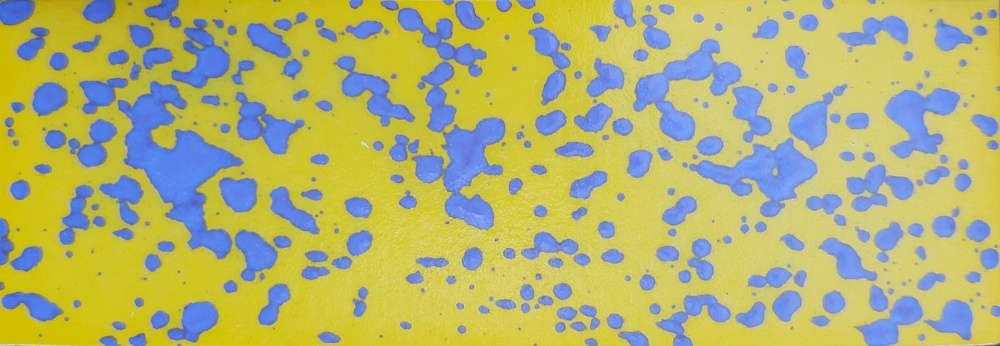
#> input picture Image_processing_project/image_4.jpeg, 1000 x 346 px, shrunk from 1600 x 553 before the run
$ jupyter execute Drip_separator_HSV.ipynb
#> lines starting #> are read from the running program, lines starting #| are printed output that depends on the picture; after the words box and inside, x2 and y2 are one past the last pixel; in counts of white or black regions, pixels touching at a corner belong together
### Drip separator project using HSV

Verify channel separation using HSV instead of BGR channels.
Verify if this approach is better than the others.

[cell 1]
import matplotlib.pyplot as plt
import numpy as np
import cv2

[cell 2]
# using image 4 because it is not as simple as the first 2 images
# use plt to to keep the image displayed in the notebook
image = cv2.imread('image_4.jpeg')
#> image is the input picture: shape (346, 1000, 3); mean B, G, R 116.4, 179.6, 178.2
example_img = image[:, :, -1]
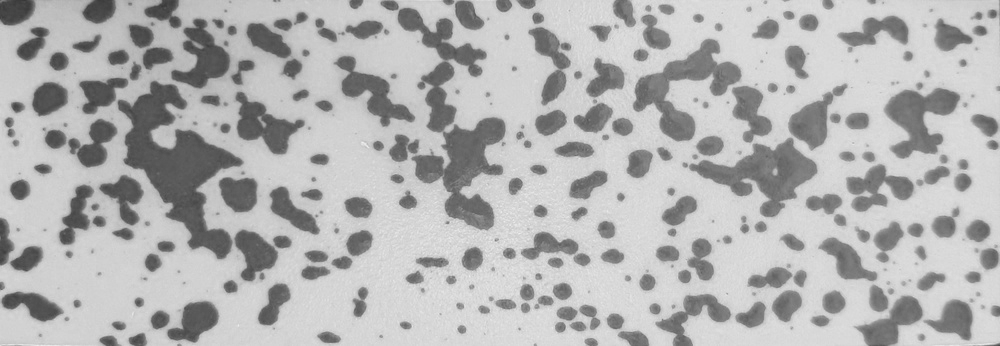
#> example_img: shape (346, 1000); min 55, max 239, mean 178.2
plt.imshow(example_img)

[cell 3]
# THIS CELL IS EXTREMELY USEFUL, TRY "SATURATION" AND "VALUE"
# CHANNELS TO COUNT THE DRIPS
# convert BGR to HSV
hsv_image = cv2.cvtColor(image, cv2.COLOR_BGR2HSV)
#> hsv_image: shape (346, 1000, 3); mean H, S, V 50.9, 142, 205.4

# separate channels
hue_channel, saturation_channel, value_channel = cv2.split(hsv_image)
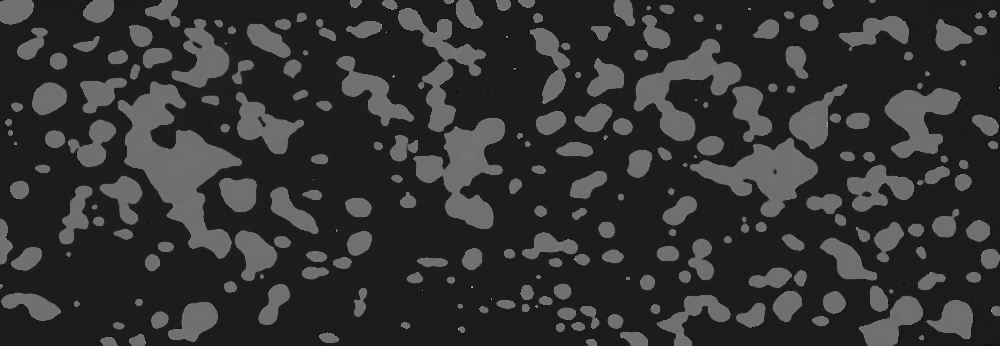
#> hue_channel: shape (346, 1000); min 0, max 173, mean 50.9
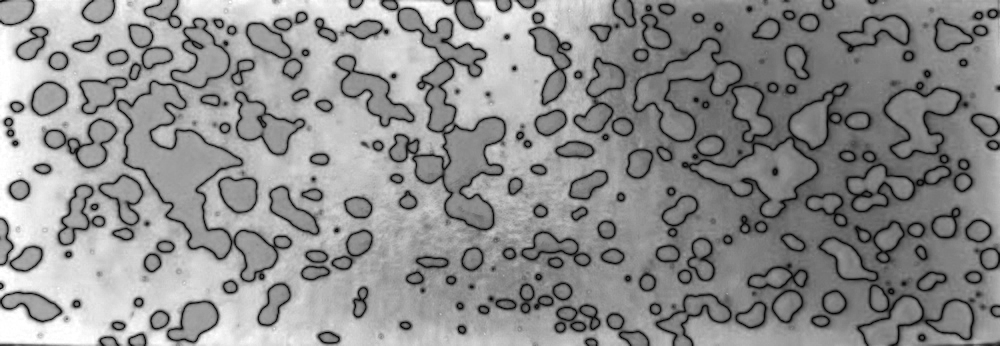
#> saturation_channel: shape (346, 1000); min 0, max 255, mean 142
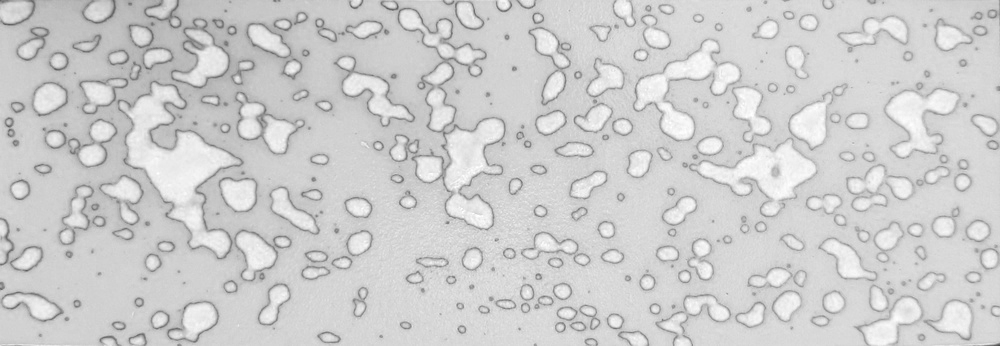
#> value_channel: shape (346, 1000); min 74, max 255, mean 205.4

# display original image and separated channels
cv2.imshow('Original Image', image)
cv2.imshow('Hue Channel', hue_channel)
cv2.imshow('Saturation Channel', saturation_channel)
cv2.imshow('Value Channel', value_channel)
cv2.waitKey(0)
cv2.destroyAllWindows()

[cell 4]
# NOTES

# watershed segmentation: https://docs.opencv.org/4.x/d3/db4/tutorial_py_watershed.html

# try using SATURATION and VALUE to find contours

# padronizar histograma localmente convolução ou por

[cell 5]
# adjust contrast by the image's mean
h, s, v = cv2.split(hsv_image)

mean_value = np.mean(v)
#> mean_value = 205.4

# adjust value channel's contrast
contrast_factor = 0.6  # adjust as needed
adjusted_value = np.clip(v * contrast_factor, 0, 255).astype(np.uint8)
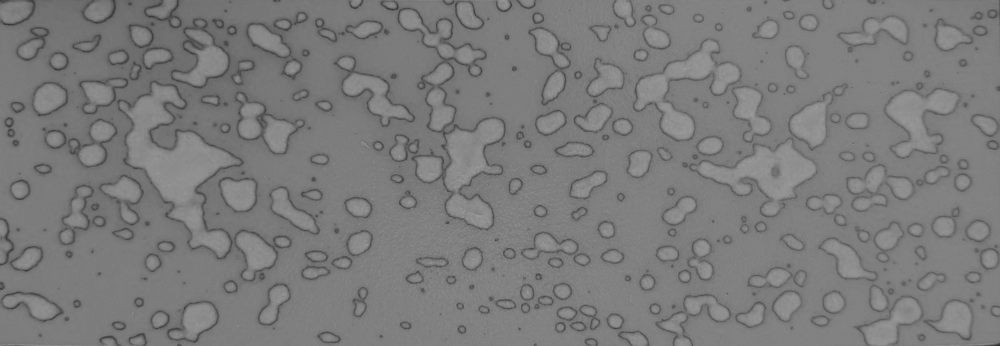
#> adjusted_value: shape (346, 1000); min 44, max 153, mean 122.8

# merge HSV channels
adjusted_hsv_image = cv2.merge([h, s, adjusted_value])
#> adjusted_hsv_image: shape (346, 1000, 3); mean H, S, V 50.9, 142, 122.8

# convert to BGR
adjusted_image = cv2.cvtColor(adjusted_hsv_image, cv2.COLOR_HSV2BGR)
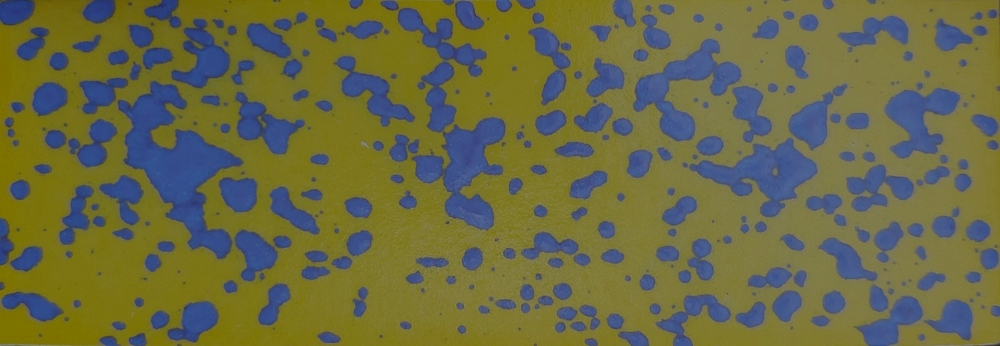
#> adjusted_image: shape (346, 1000, 3); mean B, G, R 69.3, 106.9, 106.4

cv2.imshow('Original Image', image)
cv2.imshow('Adjusted VALUE CHANNEL only', adjusted_value)
cv2.imshow('Adjusted Contrast Image', adjusted_image)
cv2.waitKey(0)
cv2.destroyAllWindows()

[cell 6]
# adjust SATURATION CHANNEL contrast
normalized_saturation = cv2.normalize(saturation_channel, None, 0, 255, cv2.NORM_MINMAX)

equalized_saturation = cv2.equalizeHist(saturation_channel)
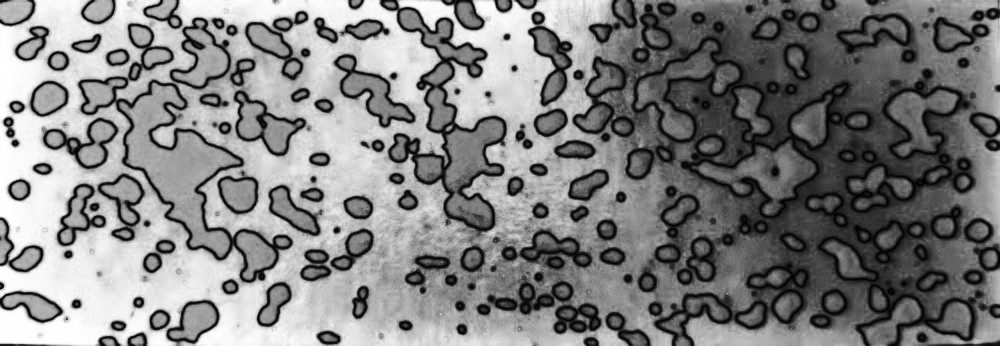
#> equalized_saturation: shape (346, 1000); min 0, max 255, mean 128.3

cv2.imshow('Original Saturation Channel', saturation_channel)
cv2.imshow('Normalized Saturation Channel', normalized_saturation)
cv2.imshow('Equalized Saturation Channel', equalized_saturation)
cv2.waitKey(0)
cv2.destroyAllWindows()

[cell 7]
# binarize adjusted_value
threshold = 100

_, binary = cv2.threshold(normalized_saturation, threshold, 255, cv2.THRESH_BINARY)
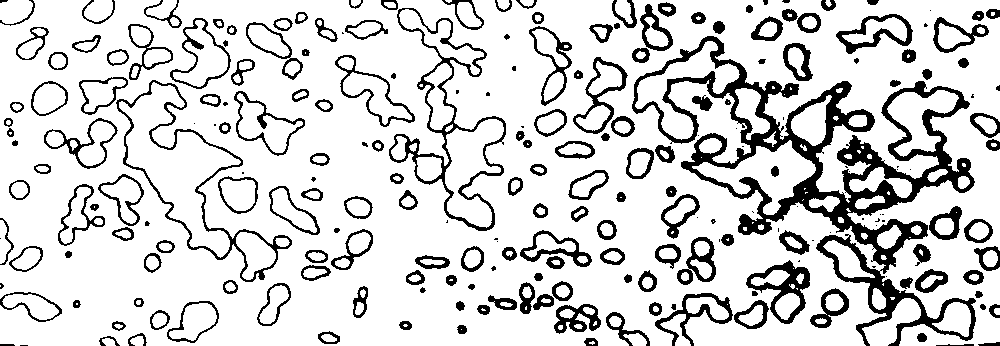
#> binary: shape (346, 1000); 82.8% white; 229 black regions (49 under 20 px), largest, box (x1, y1, x2, y2) and area: (632, 36, 976, 346) 18968, (389, 8, 506, 231) 3005, (116, 80, 292, 282) 2195

cv2.imshow('Binary image', binary)
cv2.waitKey(0)
cv2.destroyAllWindows()

[cell 8]
# using SATURATION channel to find contours

threshold = 100

_, s_binary = cv2.threshold(normalized_saturation, threshold, 255, cv2.THRESH_BINARY)

cv2.imshow('Binary image', s_binary)
cv2.waitKey(0)
cv2.destroyAllWindows()

[cell 9]
# convert image to HSV
hsv = cv2.cvtColor(image, cv2.COLOR_BGR2HSV)

# define range of blue color in HSV
lower_blue = np.array([100,50,50])
upper_blue = np.array([130,255,255])

# threshold the HSV image to get only blue colors
mask = cv2.inRange(hsv, lower_blue, upper_blue)
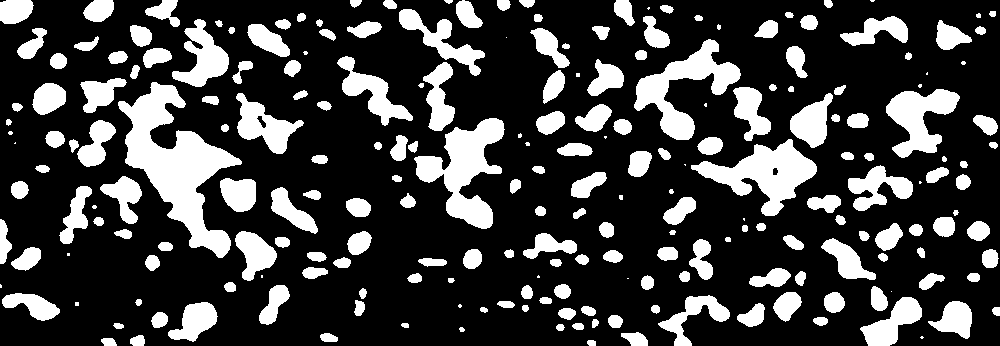
#> mask: shape (346, 1000); 24.5% white; 228 white regions (29 under 20 px)

# find contours
contours, _ = cv2.findContours(mask, cv2.RETR_EXTERNAL, cv2.CHAIN_APPROX_SIMPLE)
#> contours = 228 contours, 38 with area under 20; largest, box (x1, y1, x2, y2) and area: (118, 82, 242, 258) 7914, (414, 118, 505, 229) 4253, (691, 139, 817, 216) 3932, (634, 39, 741, 140) 3528, (886, 89, 960, 158) 2547

# draw contours on original image (optional)
cv2.drawContours(image, contours, -1, (0, 255, 0), 2)
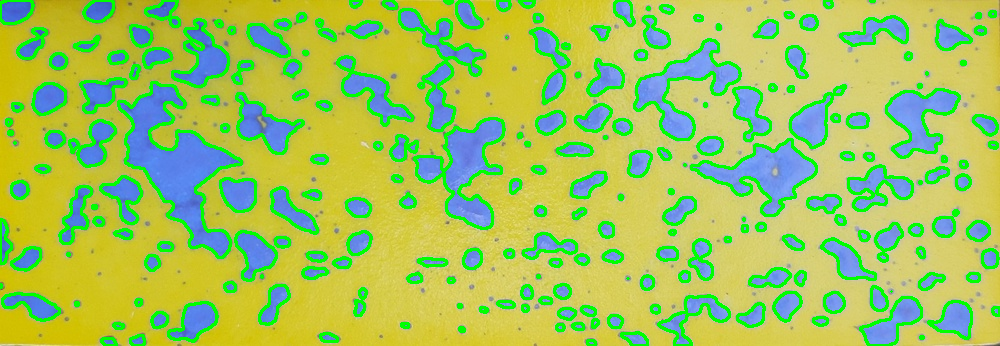
#> image: shape (346, 1000, 3); 14.42% of pixels changed, all inside (x1, y1, x2, y2) = (0, 0, 1000, 346)

# count the number of contours (number of drips)
num_drips = len(contours)
#> num_drips = 228
print("Number of drips:", num_drips)
#| Number of drips: 228

# display the original image with contours
cv2.imshow('Original Image with Contours', image)
cv2.waitKey(0)
cv2.destroyAllWindows()

$ run again, with Image_processing_project/image_3.jpeg copied over Image_processing_project/image_4.jpeg
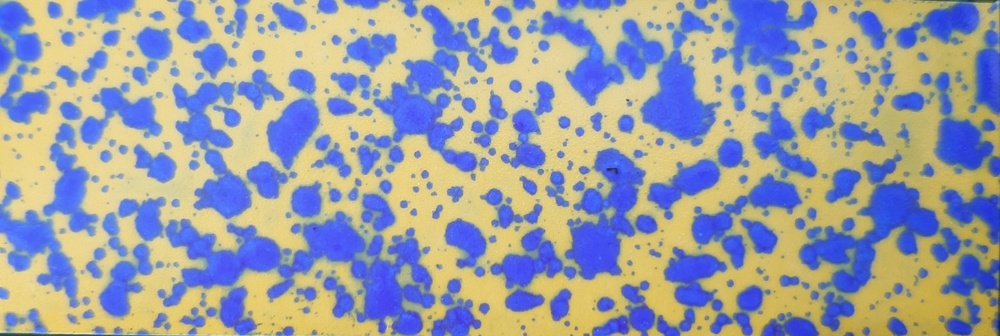
#> input picture Image_processing_project/image_3.jpeg, 1000 x 336 px, shrunk from 1600 x 537 before the run
#> image is the input picture: shape (336, 1000, 3); mean B, G, R 167, 157.4, 154.7
#> hsv_image: shape (336, 1000, 3); mean H, S, V 65.6, 109.5, 206.9
#> mean_value = 206.9
#> adjusted_hsv_image: shape (336, 1000, 3); mean H, S, V 65.6, 109.5, 123.7
#> `_, binary = cv2.threshold(normalized_saturation, threshold, 255, cv2.T..`:
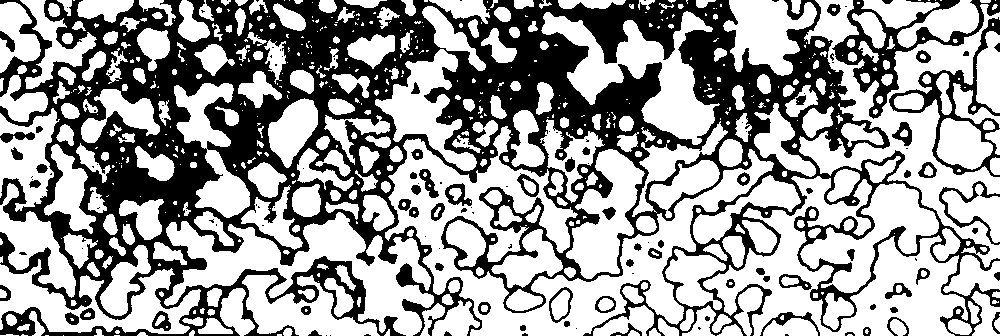
#> binary: shape (336, 1000); 61.7% white; 136 black regions (66 under 20 px), largest, box (x1, y1, x2, y2) and area: (0, 0, 1000, 336) 114901, (832, 0, 1000, 119) 3942, (889, 17, 1000, 177) 2764
#> mask: shape (336, 1000); 40.4% white; 273 white regions (66 under 20 px)
#> contours = 273 contours, 89 with area under 20; largest, box (x1, y1, x2, y2) and area: (118, 198, 435, 336) 13982, (527, 11, 721, 146) 9070, (800, 155, 962, 294) 7046, (365, 5, 487, 172) 6673, (565, 148, 657, 279) 5638
#> `cv2.drawContours(image, contours, -1, (0, 255, 0), 2)`:
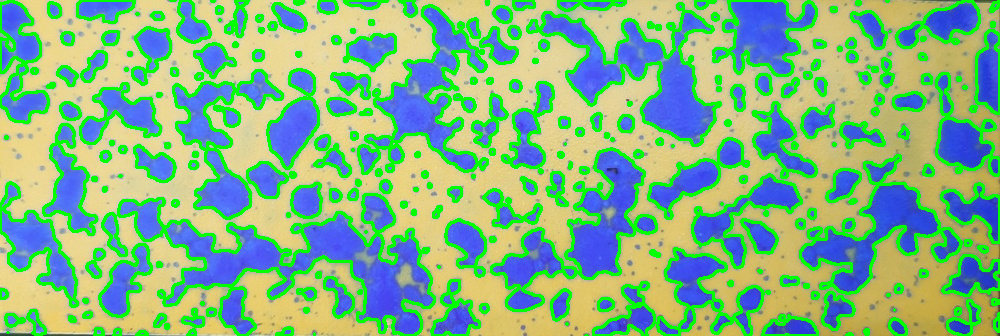
#> image: shape (336, 1000, 3); mean B, G, R 131.6, 181.4, 129.1
#> num_drips = 273
#| Number of drips: 273
